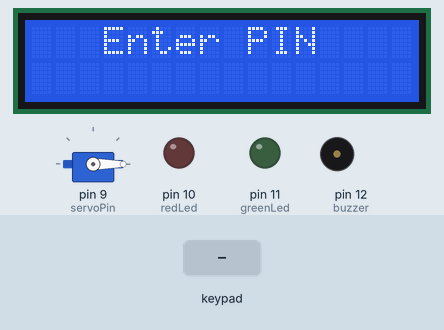
Recording of a sketch running on a simulated Arduino Uno, built with avr-gcc and run on an emulated ATmega328P. On the bench: servo, 16×2 character LCD, output pins drawn as LEDs (lit = HIGH), buzzer (waves = sounding). Inputs (shaded band) come from the test bench. Pins used as bus, display or sensor lines are not drawn.

Above: at 1.2 s.
1.3 s: keypad keys 1 2 3 4 5 pressed 0.4 s apart
At 3.5 s:
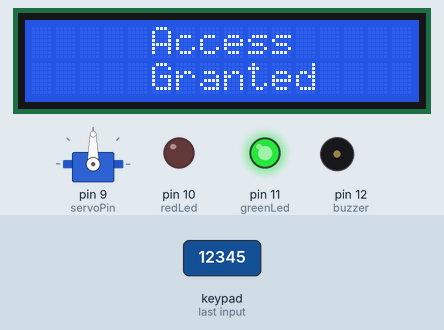
4.8 s: keypad keys 2 3 4 5 # pressed 0.4 s apart
At 9.5 s:
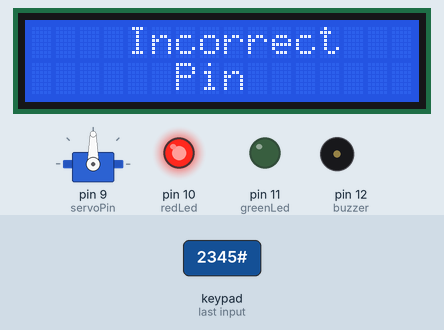
9.8 s: keypad keys 1 2 3 4 5 # pressed 0.4 s apart
At 14.63 s:
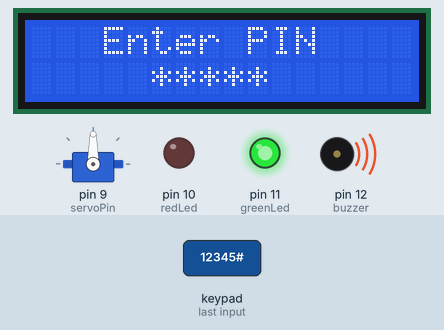
15.2 s: key '1' pressed
18.2 s: key '2' pressed
At 20.9 s:
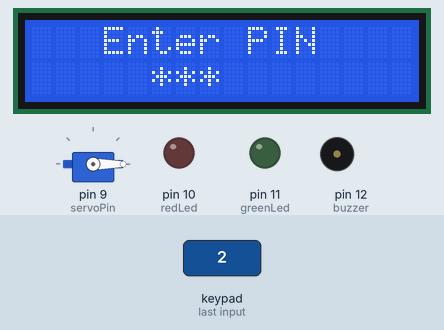
Timing chart, 0 to 22.2 s (numbered marks = the images above; inputs shaded):
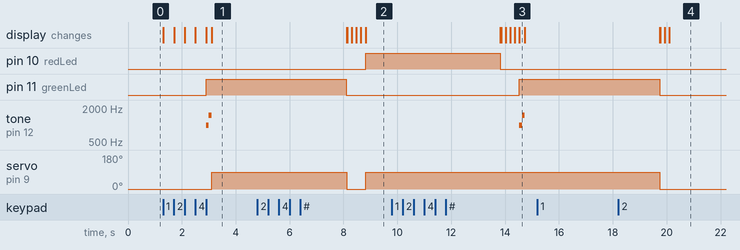

The sketch:

Code.ino
```cpp
#include <Keypad.h>
#include <LiquidCrystal.h>
#include <Servo.h>

LiquidCrystal lcd(A0, A1, A2, A3, A4, A5);
Servo doorServo;

const int servoPin = 9;
const int redLed = 10;
const int greenLed = 11;
const int buzzer = 12;

const byte ROWS = 4;
const byte COLS = 3;

char keys[ROWS][COLS] =
{
  {'1','2','3'},
  {'4','5','6'},
  {'7','8','9'},
  {'*','0','#'}
};

byte rowPins[ROWS] = {2, 3, 4, 5};
byte colPins[COLS] = {6, 7, 8};

Keypad keypad = Keypad(makeKeymap(keys), rowPins, colPins, ROWS, COLS);

String password = "12345";
String input = "";

void showEnterPIN(){ //display
    lcd.clear();
    lcd.setCursor(3,0);
    lcd.print("Enter PIN");
    lcd.setCursor(5, 1);
    };

void accessGranted(){
              digitalWrite(greenLed, HIGH);
              tone(buzzer, 1000);
              delay(100);
              tone(buzzer, 1500);
              delay(100);
              noTone(buzzer);


              lcd.clear();
              lcd.setCursor(5,0);
              lcd.print("Access");
              lcd.setCursor(5,1);
              lcd.print("Granted");//door opens
              doorServo.write(90);
              delay(5000);

              doorServo.write(0);

              digitalWrite(greenLed, LOW);
              digitalWrite(buzzer, LOW);
              input = "";
      };

void accessDenied(){
      digitalWrite(redLed, HIGH);
      digitalWrite(buzzer, HIGH);

      lcd.clear();
      lcd.setCursor(4,0);
      lcd.print("Incorrect");
      lcd.setCursor(6,1);
      lcd.print("Pin");//door opens
      doorServo.write(90);
      delay(5000);

      digitalWrite(redLed, LOW);
      digitalWrite(buzzer, LOW);
      input = "";
        };


void setup(){
    pinMode(greenLed, OUTPUT);
    pinMode(redLed, OUTPUT);
    pinMode(buzzer, OUTPUT);

    digitalWrite(greenLed, LOW);
    digitalWrite(redLed, LOW);
    digitalWrite(buzzer, LOW);

    doorServo.attach(servoPin);
    doorServo.write(0);

    lcd.begin(16,2);

    showEnterPIN();

    Serial.begin(9600);
}

void loop(){
    char key = keypad.getKey();
    if(key == '*') {
          if(input.length() > 0){
            input.remove(input.length() - 1);

            showEnterPIN();
          for(int i = 0; i < input.length(); i++){
            lcd.print("*");
            }
          }
        }

     else if (key){
          input += key;
          lcd.print("*");
          }

          if(input.length() == 5){
              if (input == password){

              accessGranted();
              showEnterPIN();
              }
      else{
          accessDenied();
          showEnterPIN();
    }
}

}
```

Measured:
- after the input at 1.3 s, pin 11 (greenLed): LOW → HIGH after 1.6 s; tone on pin 12 (buzzer): silent → 1000 Hz after 1.6 s, → 1500 Hz 0.10 s later, → silent 0.10 s later; servo on pin 9 (servoPin): 0° → 90° after 1.8 s; the display: first changes at once (image 1 shows a later state)
- after the input at 4.8 s, pin 10 (redLed): LOW → HIGH after 4.0 s; the display: first differs from a run without the input after 3.3 s (image 2 shows a later state)
- after the input at 9.8 s, pin 11 (greenLed): LOW → HIGH after 4.7 s; tone on pin 12 (buzzer): silent → 1000 Hz after 4.7 s, → 1500 Hz 0.10 s later, → silent 0.10 s later; the display: first differs from a run without the input after 4.0 s (image 3 shows a later state)
- after the input at 15.2 s, every drawn part: stays the same
- after the input at 18.2 s, the display: first differs from a run without the input after 1.9 s (image 4)
